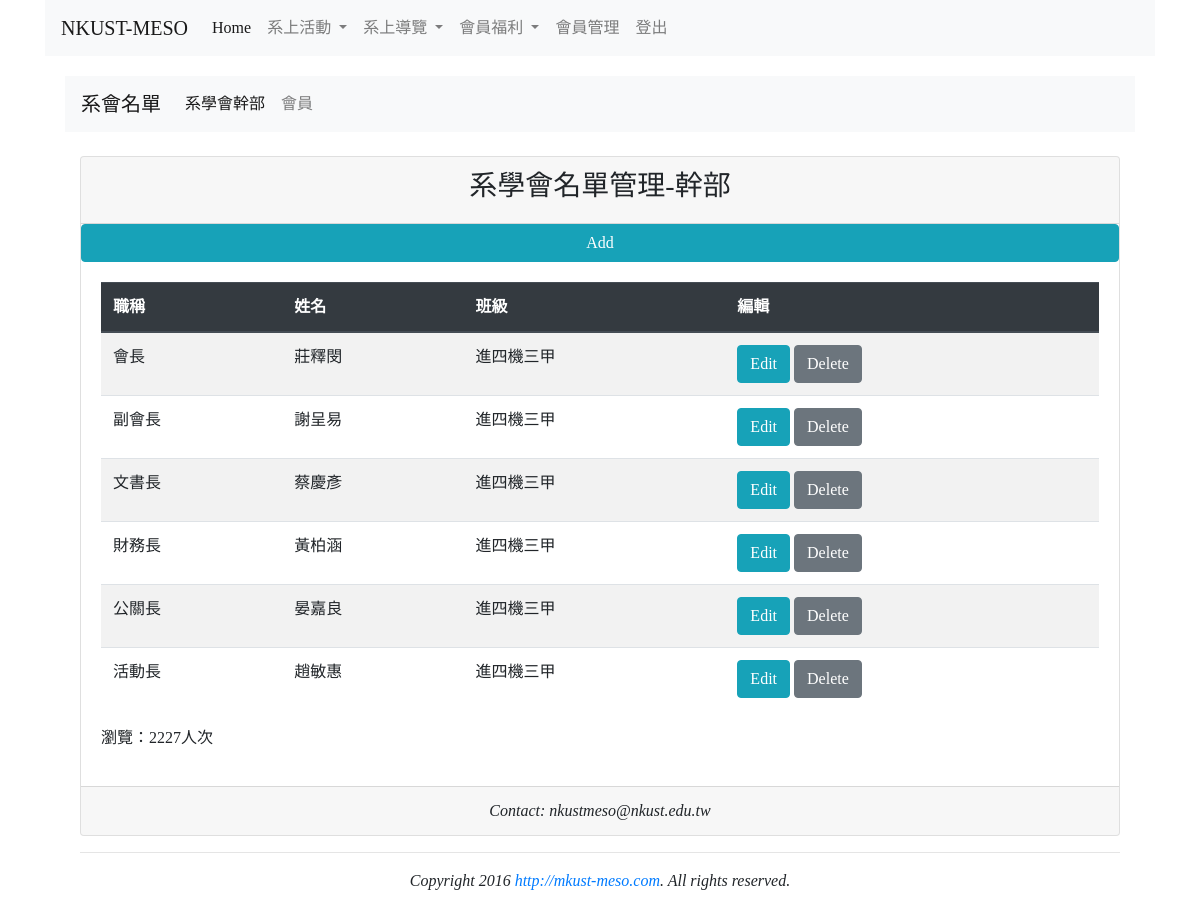
/students.php (signed in), run on the app's committed database.
### tables this page shows
CREATE TABLE `students` (
  `id` int(11) NOT NULL,
  `sid` varchar(100) NOT NULL,
  `mid` varchar(100) NOT NULL,
  `sname` varchar(100) NOT NULL,
  `password` varchar(100) NOT NULL,
  `class` varchar(20) NOT NULL,
  `job` varchar(10) NOT NULL
);

### students.php (the view, shortened to what this page needs)
<!DOCTYPE html>
<html>
<head>
  <link rel="stylesheet" href="https://stackpath.bootstrapcdn.com/bootstrap/4.5.2/css/bootstrap.min.css">
</head>
<body>
  <?php require "includes/menu.php"; ?>
  <div class='container'>
        <div class='card-body' align=center>
            <nav class="navbar navbar-expand-lg navbar-light bg-light">
                <a class="navbar-brand" href="students.php">系會名單</a>
                <div class="collapse navbar-collapse" id="navbarSupportedContent">
                    <ul class="navbar-nav mr-auto">
                        <li class="nav-item active">
                            <a class="nav-link" href="students.php"">系學會幹部<span class="sr-only">(current)</span></a>
                        </li>
                        <li class="nav-item">
                            <a class="nav-link" href="students2.php">會員</a>
                        </li>
                    </ul>
                </div>
            </nav>
  <br>
  <div class='container'>
    <div class='row'>
      <div class='col-md-12'>
        <div class='card card-primary'>
          <div class='card-header' align=center>
            <h3>系學會名單管理-幹部</h3>
          </div>
          <?php
          echo "<a class='btn btn-info btn-xs' href='students_add.php'>Add</a>";
            ?>
          <div class='card-body' align=center>
            <table class='table table-striped table-hover'>
              <?php
              require "includes/dbconfig.php";
              $sql = "SELECT * FROM students WHERE mid=1";
              $result = $conn->query($sql);
              ?>
              <thead class='thead-dark'>
                <tr>
                    <th>職稱</th>
                   <th>姓名</th>
                   <th>班級</th>
                   <th>編輯</th>
                </tr>
              </thead>
              <tbody>
                <?php
                if ($result->num_rows > 0) {
                  while ($row = $result->fetch_assoc()) {
                    $id = $row["id"];
                    echo "<td>".$row["job"] . "</td>". "<td>".$row["sname"] . "</td>" . "<td>" . $row["class"] . "</td>";
                    if ($mid==1) {
                      echo "<td>";
                      echo "<a class='btn btn-info btn-xs' href='students_edit.php?id=$id'>Edit</a>";
                      echo "<a class='btn btn-secondary btn-xs' href='students_delete.php?id=$id'>Delete</a>";
                    }
                  }
                } else {
                  echo "0 results";
                }
                ?>
              </tbody>
            </table>
            <p style="text-align:left;"><?php require "footer.php"; ?></p>
          </div>
          <div class='card-footer' align=center>
            <em>Contact: nkustmeso@nkust.edu.tw</em>
          </div>
        </div>
      </div>
    </div>
    <hr>
    <em>Copyright 2016 <a href='http://nkust-meso.com'>http://mkust-meso.com</a>. All rights reserved.</em>
  </div>
</body>
</html>

### students.php (style rules this page uses)
h1, h2, h3, h4, h5, p, div { font-family: 微軟正黑體; }

### data on the page
students: job "會長", sname "莊釋閔", class "進四機三甲"
students: job "副會長", sname "謝呈易", class "進四機三甲"
students: job "文書長", sname "蔡慶彥", class "進四機三甲"
students: job "財務長", sname "黃柏涵", class "進四機三甲"
students: job "公關長", sname "晏嘉良", class "進四機三甲"
students: job "活動長", sname "趙敏惠", class "進四機三甲"

### other printed values
$counter "2227"
